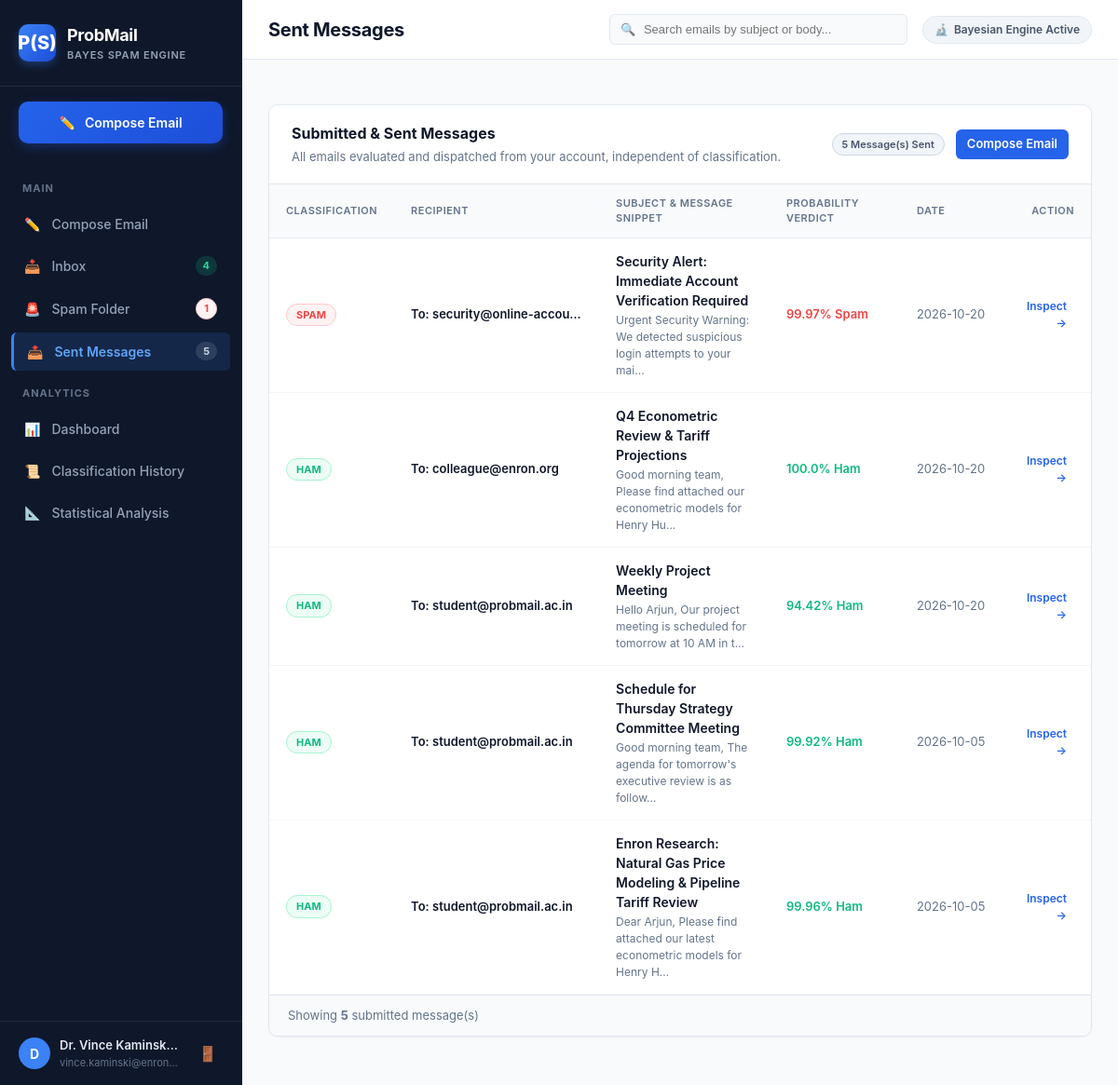
Page /sent (signed in) on the committed database.
### tables this page shows
CREATE TABLE users (
        id INTEGER PRIMARY KEY AUTOINCREMENT,
        name TEXT NOT NULL,
        email TEXT UNIQUE NOT NULL,
        password TEXT NOT NULL,
        created_at TIMESTAMP DEFAULT CURRENT_TIMESTAMP
    );

CREATE TABLE emails (
        id INTEGER PRIMARY KEY AUTOINCREMENT,
        sender_id INTEGER NOT NULL,
        receiver_id INTEGER NOT NULL,
        sender_email TEXT NOT NULL,
        receiver_email TEXT NOT NULL,
        subject TEXT NOT NULL,
        body TEXT NOT NULL,
        prediction TEXT NOT NULL,
        spam_probability REAL NOT NULL,
        ham_probability REAL NOT NULL,
        folder TEXT NOT NULL,
        is_read INTEGER DEFAULT 0,
        indicators_json TEXT DEFAULT '[]',
        top_words_json TEXT DEFAULT '[]',
        created_at TIMESTAMP DEFAULT CURRENT_TIMESTAMP,
        FOREIGN KEY (sender_id) REFERENCES users (id) ON DELETE CASCADE,
        FOREIGN KEY (receiver_id) REFERENCES users (id) ON DELETE CASCADE
    );

### app.py (the view)
@app.route("/sent")
@login_required
def sent_folder():
    user_id = session["user_id"]
    query = request.args.get("q", "")
    emails = EmailModel.get_emails_for_user(user_id, folder="sent", search_query=query)
    return render_template("sent.html", active_page="sent", emails=emails, search_query=query)

### app.py (called while the page is built, shortened)
def verify_auth_token(token):
    if not token:
        return None
    try:
        data = AUTH_SERIALIZER.loads(token)
        return data.get("user_id")
    except Exception:
        return None

@app.before_request
def check_token_auth():
    token = request.args.get("token") or request.cookies.get("probmail_token") or request.headers.get("X-Auth-Token")
    if token:
        uid = verify_auth_token(token)
        if uid:
            user = UserModel.get_by_id(uid)
            if user:
                session["user_id"] = user["id"]
                session["user_name"] = user["name"]
                session["user_email"] = user["email"]
                session["auth_token"] = token
                session.permanent = True

def login_required(f):
    @wraps(f)
    def decorated_function(*args, **kwargs):
        return f(*args, **kwargs)
    return decorated_function

@app.context_processor
def inject_global_data():
    if "user_id" in session:
        user_id = session["user_id"]
        counts = EmailModel.get_folder_counts(user_id)
        token = session.get("auth_token") or generate_auth_token(user_id)
        return {
            "folder_counts": counts,
            "current_user_id": user_id,
            "current_user_name": session.get("user_name", "Student"),
            "current_user_email": session.get("user_email", ""),
            "auth_token": token
        }
    return {"folder_counts": None, "auth_token": ""}

### database.py (called while the page is built)
def get_db():
    conn = sqlite3.connect(DB_PATH)
    conn.row_factory = sqlite3.Row
    conn.execute("PRAGMA foreign_keys = ON")
    return conn

### models.py (called while the page is built)
    @staticmethod
    def get_by_id(user_id):
        conn = get_db()
        cursor = conn.cursor()
        cursor.execute("SELECT id, name, email, created_at FROM users WHERE id = ?", (user_id,))
        row = cursor.fetchone()
        conn.close()
        return dict(row) if row else None

### templates/sent.html (shortened to what this page needs)
{% extends "base.html" %}
{% block page_title %}Sent Messages{% endblock %}
{% block content %}
<div class="card">
    <div class="card-header" style="display: flex; justify-content: space-between; align-items: center; flex-wrap: wrap; gap: 12px;">
        <div>
            <h2 class="card-title">Submitted & Sent Messages</h2>
            <p class="card-subtitle">All emails evaluated and dispatched from your account, independent of classification.</p>
        </div>
        <div class="mailbox-meta-right">
            <span class="badge-status-neutral font-semibold">{{ emails|length }} Message(s) Sent</span>
            <a href="{{ url_for('compose_email') }}" class="btn-primary btn-sm">
                <span>Compose Email</span>
            </a>
        </div>
    </div>
    <div class="card-body p-0">
        {% if emails %}
        <div class="table-responsive">
            <table class="app-table">
                <thead>
                    <tr>
                        <th style="width: 100px;">Classification</th>
                        <th style="width: 220px;">Recipient</th>
                        <th>Subject & Message Snippet</th>
                        <th style="width: 140px;">Probability Verdict</th>
                        <th style="width: 110px;">Date</th>
                        <th style="width: 90px; text-align: right;">Action</th>
                    </tr>
                </thead>
                <tbody>
                    {% for email in emails %}
                    <tr class="table-row-clickable" onclick="window.location.href='{{ url_for('view_email', email_id=email.id) }}'">
                        <td>
                            {% if email.prediction == 'SPAM' %}
                            <span class="badge-status-spam">SPAM</span>
                            {% else %}
                            <span class="badge-status-ham">HAM</span>
                            {% endif %}
                        </td>
                        <td class="text-sm font-semibold text-truncate" style="max-width: 220px;" title="{{ email.receiver_email }}">
                            To: {{ email.receiver_email }}
                        </td>
                        <td>
                            <div class="table-subject">{{ email.subject }}</div>
                            <div class="table-snippet">{{ email.body[:75] }}...</div>
                        </td>
                        <td>
                            {% if email.prediction == 'SPAM' %}
                            <span class="text-spam font-semibold text-sm">{{ email.spam_probability }}% Spam</span>
                            {% else %}
                            <span class="text-ham font-semibold text-sm">{{ email.ham_probability }}% Ham</span>
                            {% endif %}
                        </td>
                        <td class="text-muted text-sm whitespace-nowrap">
                            {{ email.created_at[:10] }}
                        </td>
                        <td style="text-align: right;">
                            <a href="{{ url_for('view_email', email_id=email.id) }}" class="btn-table-action" onclick="event.stopPropagation();">
                                Inspect &rarr;
                            </a>
                        </td>
                    </tr>
                    {% endfor %}
                </tbody>
            </table>
        </div>
        <div class="table-footer-bar">
            <span class="text-muted text-sm">Showing <strong>{{ emails|length }}</strong> submitted message(s)</span>
        </div>
        {% endif %}
    </div>
</div>
{% endblock %}

### templates/base.html (shortened to what this page needs)
<!DOCTYPE html>
<html lang="en">
<head>
    <link rel="stylesheet" href="{{ url_for('static', filename='css/style.css') }}">
</head>
<body>
    <div class="app-container">
        <aside class="sidebar">
            <div class="sidebar-header">
                <div class="logo-container">
                    <div class="logo-badge">P(S)</div>
                    <div>
                        <div class="logo-title">ProbMail</div>
                        <div class="logo-subtitle">Bayes Spam Engine</div>
                    </div>
                </div>
            </div>
            <div class="compose-cta">
                <a href="{{ url_for('compose_email') }}" class="btn-compose">
                    <span>✏️</span> Compose Email
                </a>
            </div>
            <nav class="sidebar-nav">
                <div class="nav-section-title">Main</div>
                <a href="{{ url_for('compose_email') }}" class="nav-item {% if active_page == 'compose' %}active{% endif %}">
                    <div class="nav-item-left">
                        <span>✏️</span> <span>Compose Email</span>
                    </div>
                </a>
                <a href="{{ url_for('inbox') }}" class="nav-item {% if active_page == 'inbox' %}active{% endif %}">
                    <div class="nav-item-left">
                        <span>📥</span> <span>Inbox</span>
                    </div>
                    {% if folder_counts and folder_counts.inbox_total > 0 %}
                    <span id="sidebarBadgeInbox" class="nav-badge badge-inbox">{{ folder_counts.inbox_total }}</span>
                    {% else %}
                    <span id="sidebarBadgeInbox" class="nav-badge badge-inbox" style="display: none;">0</span>
                    {% endif %}
                </a>
                <a href="{{ url_for('spam_folder') }}" class="nav-item {% if active_page == 'spam' %}active{% endif %}">
                    <div class="nav-item-left">
                        <span>🚨</span> <span>Spam Folder</span>
                    </div>
                    {% if folder_counts and folder_counts.spam_total > 0 %}
                    <span id="sidebarBadgeSpam" class="nav-badge badge-spam">{{ folder_counts.spam_total }}</span>
                    {% else %}
                    <span id="sidebarBadgeSpam" class="nav-badge badge-spam" style="display: none;">0</span>
                    {% endif %}
                </a>
                <a href="{{ url_for('sent_folder') }}" class="nav-item {% if active_page == 'sent' %}active{% endif %}">
                    <div class="nav-item-left">
                        <span>📤</span> <span>Sent Messages</span>
                    </div>
                    {% if folder_counts and folder_counts.sent_total > 0 %}
                    <span id="sidebarBadgeSent" class="nav-badge" style="background: rgba(148, 163, 184, 0.2); color: #cbd5e1;">{{ folder_counts.sent_total }}</span>
                    {% else %}
                    <span id="sidebarBadgeSent" class="nav-badge" style="background: rgba(148, 163, 184, 0.2); color: #cbd5e1; display: none;">0</span>
                    {% endif %}
                </a>
                <div class="nav-section-title">Analytics</div>
                <a href="{{ url_for('dashboard') }}" class="nav-item {% if active_page == 'dashboard' %}active{% endif %}">
                    <div class="nav-item-left">
                        <span>📊</span> <span>Dashboard</span>
                    </div>
                </a>
                <a href="{{ url_for('classification_history') }}" class="nav-item {% if active_page == 'history' %}active{% endif %}">
                    <div class="nav-item-left">
                        <span>📜</span> <span>Classification History</span>
                    </div>
                </a>
                <a href="{{ url_for('statistics_page') }}" class="nav-item {% if active_page == 'statistics' %}active{% endif %}">
                    <div class="nav-item-left">
                        <span>📐</span> <span>Statistical Analysis</span>
                    </div>
                </a>
            </nav>
            <div class="sidebar-footer">
                <div class="user-profile-brief">
                    <div class="user-avatar">{{ (session.get('user_name', 'U'))[0] | upper }}</div>
                    <div>
                        <div class="user-name-small">{{ session.get('user_name', 'User') }}</div>
                        <div class="user-email-small">{{ session.get('user_email', '') }}</div>
                    </div>
                </div>
                <a href="{{ url_for('logout') }}" class="btn-logout" title="Logout">🚪</a>
            </div>
        </aside>
        <main class="main-content">
            <header class="top-navbar">
                <div class="top-navbar-left">
                    <h1 class="page-title">{% block page_title %}Dashboard{% endblock %}</h1>
                </div>
                <div class="top-navbar-right">
                    <div class="search-box-container">
                        <span class="search-icon">🔍</span>
                        <input type="text" id="liveSearchInput" class="search-input" placeholder="Search emails by subject or body..." value="{{ search_query or '' }}">
                    </div>
                    <div class="academic-badge">
                        <span>🔬</span> Bayesian Engine Active
                    </div>
                </div>
            </header>
            <div class="content-body">
                {% block content %}{% endblock %}
            </div>
        </main>
    </div>
</body>
</html>

### rows in the picture
users: name "D", get "Dr. Vince Kaminsk…", get "vince.kaminski@enron…"
emails: prediction "SPAM", receiver_email "security@online-accou…", subject "Security Alert: Immediate Account Verification Required", body "Urgent Security Warning: We detected suspicious login attempts to your mai", spam_probability "99.97", created_at "2026-10-20"
emails: prediction "HAM", receiver_email "colleague@enron.org", subject "Q4 Econometric Review & Tariff Projections", body "Good morning team, Please find attached our econometric models for Henry Hu", ham_probability "100.0", created_at "2026-10-20"
emails: prediction "HAM", receiver_email "student@probmail.ac.in", subject "Weekly Project Meeting", body "Hello Arjun, Our project meeting is scheduled for tomorrow at 10 AM in t", ham_probability "94.42", created_at "2026-10-20"
emails: prediction "HAM", receiver_email "student@probmail.ac.in", subject "Schedule for Thursday Strategy Committee Meeting", body "Good morning team, The agenda for tomorrow's executive review is as follow", ham_probability "99.92", created_at "2026-10-05"
emails: prediction "HAM", receiver_email "student@probmail.ac.in", subject "Enron Research: Natural Gas Price Modeling & Pipeline Tariff Review", body "Dear Arjun, Please find attached our latest econometric models for Henry H", ham_probability "99.96", created_at "2026-10-05"

### other values in the picture
{{ folder_counts.inbox_total }} "4"
{{ folder_counts.spam_total }} "1"
{{ folder_counts.sent_total }} "5"
{{ emails|length }} "5"
